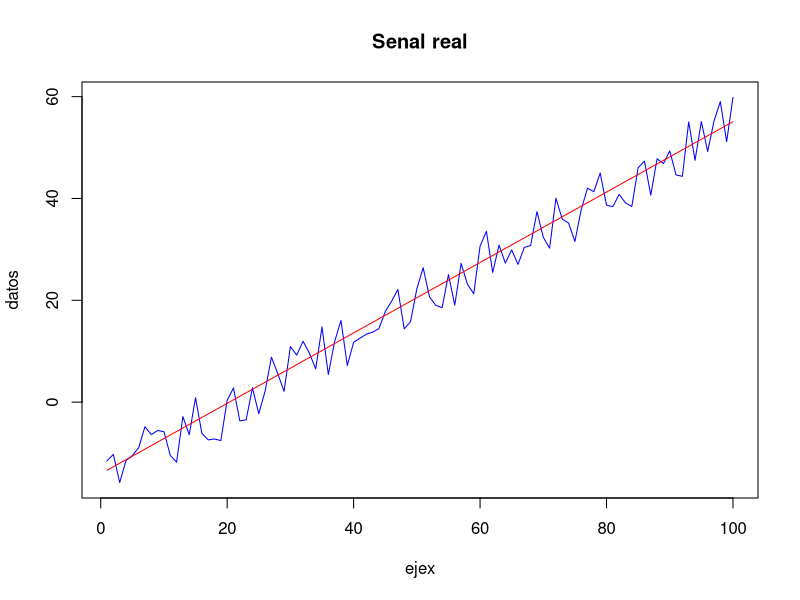

Recreate this plot in R.
#-----------------------------------------------------------------------------------
#1) Generacion de datos para explicacion
ejex = seq(1, 100)

ruido = runif(100, min = -6, max = 6)
datos = -15 + 0.7 * ejex + ruido

plot(ejex,
     datos,
     type = "l",
     col = "blue",
     main = "Senal real")
#----------------------------------------
#2) Se aplica el metodo de minimos cuadrados
c1 = rep(1, 100)
c2 = seq(0, 99, 1)
c3 = seq(0, 99, 1) ^ 2
c4 = seq(0, 99, 1) ^ 3

#H = cbind(c1, c2, c3, c4)
H = cbind(c1, c2)

#Obtenemos B0 y B1
poli = (solve(t(H) %*% H)) %*% t(H) %*% datos  #Theta=(H^T * H)^-1  H^T x
tendencia = 0 * seq(1, 100, 1)

for (i in 1:100)
  #{tendencia[i]=poli[1]+poli[2]*i+(poli[3]*i*i)+(poli[4]*i*i*i)}
{
  tendencia[i] = poli[1] + poli[2] * i
}
#-----------------------------------------------------------------------------------
lines(ejex, tendencia, col = "red")
poli
